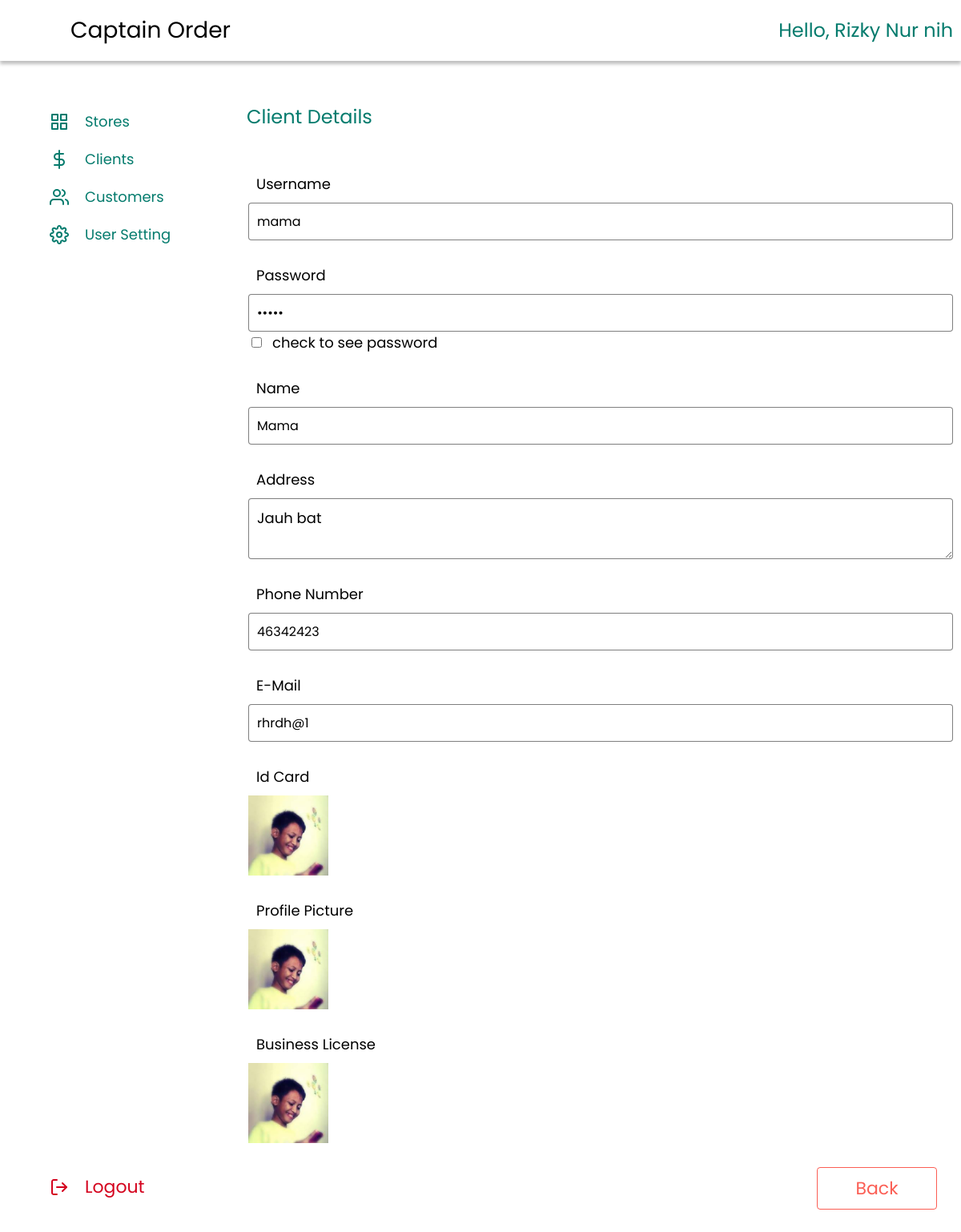
The page /index_u.php?page=detail-client&kode=34 (signed in) on the database its author committed.
### tables this page shows
CREATE TABLE `client` (
  `id` int(11) NOT NULL,
  `username` varchar(50) NOT NULL,
  `password` varchar(8) NOT NULL,
  `name_c` varchar(50) NOT NULL,
  `address` varchar(100) NOT NULL,
  `phone_number` varchar(13) NOT NULL,
  `email` varchar(50) NOT NULL,
  `id_card` varchar(255) NOT NULL,
  `profile_picture` varchar(255) NOT NULL,
  `business_license` varchar(255) NOT NULL
);

### super/client/detail.php (the view, shortened to what this page needs)
<?php
if (isset($_GET['kode'])) {
	$sql_cek="SELECT *FROM client WHERE id='".$_GET['kode']."'";
	$query_cek = mysqli_query($koneksi, $sql_cek);
  $data_cek = mysqli_fetch_array($query_cek,MYSQLI_ASSOC);
}
$target_ic='dist/img/client/ic/';
$target_pp='dist/img/client/pp/';
$target_bl='dist/img/client/bl/';
 ?>
<div class="head">
	<div class="tittle">
		<p>Client Details</p>
	</div>
</div>
<div class="cont-add-client">
	<form action="" method="POST">
		<div class="input">
			<div class="col">
				<label for="username">Username</label>
				<input type="text" readonly name="username" id="username" placeholder="type username here" value="<?= $data_cek['username']; ?>">
			</div>
			<div class="col">
				<label for="password">Password</label>
				<input type="password" name="password" id="password" placeholder="type password here" value="<?= $data_cek['password']; ?>" readonly>
				<div class="checkbox">
				  <input type="checkbox" name="look-password" id="mybutton" onclick="change()">
				  <label for="mybutton">check to see password</label>
				</div>
			</div>
			<div class="col">
				<label for="name">Name</label>
				<input type="text" readonly name="name" id="name" placeholder="type name here" value="<?= $data_cek['name_c']; ?>">
			</div>
			<div class="col">
				<label for="address">Address</label>
				<textarea readonly id="address" placeholder="type address here"><?= $data_cek['address']; ?></textarea>
			</div>
			<div class="col">
				<label for="contact">Phone Number</label>
				<input readonly type="text" name="phone_number" id="contact" placeholder="type number phone here" value="<?= $data_cek['phone_number']; ?>">
			</div>
			<div class="col">
				<label for="email">E-Mail</label>
				<input readonly type="email" name="email" id="email" placeholder="type email here" value="<?= $data_cek['email']; ?>">
			</div>
			<div class="col">
				<label for="id_card">Id Card</label>
				<img width="100px" src="<?= $target_ic.$data_cek['id_card']; ?>">
			</div>
			<div class="col">
				<label for="profile_picture">Profile Picture</label>
				<img width="100px" src="<?= $target_pp.$data_cek['profile_picture']; ?>">
			</div>
			<div class="col">
				<label for="business_license">Business License</label>
				<img width="100px" src="<?= $target_bl.$data_cek['business_license']; ?>">
			</div>
		</div>
		<div class="button">
			<a href="?page=data-client">Back</a>
		</div>
	</form>
</div>

### rows shown on the page
client: username "mama", name "Mama", address "Jauh bat", phone_number "46342423", email "rhrdh@1", id_card (picture), profile_picture (picture), business_license (picture)

### other values the page prints
$data_name "Rizky Nur nih"
